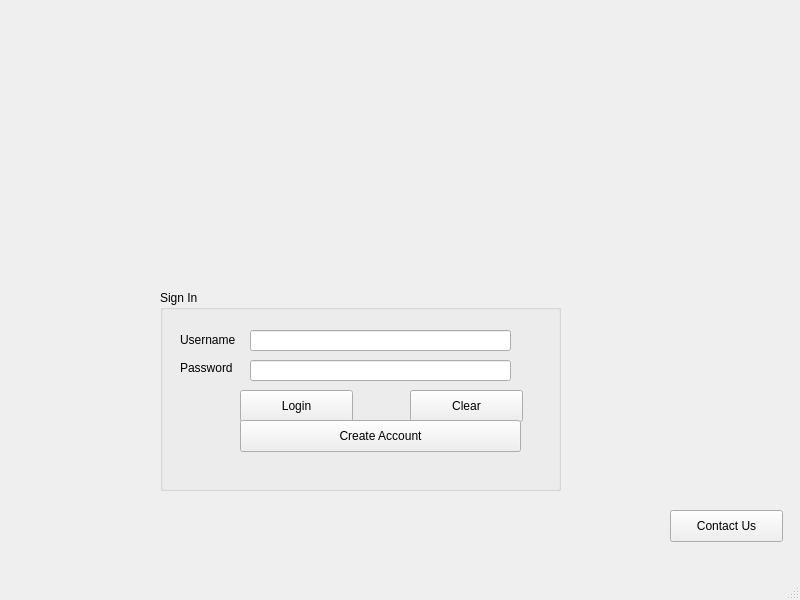
<?xml version="1.0" encoding="UTF-8"?>
<ui version="4.0">
 <class>MainWindow</class>
 <widget class="QMainWindow" name="MainWindow">
  <property name="geometry">
   <rect>
    <x>0</x>
    <y>0</y>
    <width>800</width>
    <height>600</height>
   </rect>
  </property>
  <property name="windowTitle">
   <string>MainWindow</string>
  </property>
  <widget class="QWidget" name="centralwidget">
   <widget class="QPushButton" name="pushLogin">
    <property name="geometry">
     <rect>
      <x>240</x>
      <y>390</y>
      <width>113</width>
      <height>32</height>
     </rect>
    </property>
    <property name="text">
     <string>Login</string>
    </property>
   </widget>
   <widget class="QPushButton" name="pushClear">
    <property name="geometry">
     <rect>
      <x>410</x>
      <y>390</y>
      <width>113</width>
      <height>32</height>
     </rect>
    </property>
    <property name="text">
     <string>Clear</string>
    </property>
   </widget>
   <widget class="QLineEdit" name="linePassword">
    <property name="geometry">
     <rect>
      <x>250</x>
      <y>360</y>
      <width>261</width>
      <height>21</height>
     </rect>
    </property>
    <property name="echoMode">
     <enum>QLineEdit::Password</enum>
    </property>
   </widget>
   <widget class="QLineEdit" name="lineUser">
    <property name="geometry">
     <rect>
      <x>250</x>
      <y>330</y>
      <width>261</width>
      <height>21</height>
     </rect>
    </property>
   </widget>
   <widget class="QLabel" name="label">
    <property name="geometry">
     <rect>
      <x>180</x>
      <y>330</y>
      <width>71</width>
      <height>20</height>
     </rect>
    </property>
    <property name="text">
     <string>Username</string>
    </property>
   </widget>
   <widget class="QLabel" name="label_2">
    <property name="geometry">
     <rect>
      <x>180</x>
      <y>360</y>
      <width>59</width>
      <height>16</height>
     </rect>
    </property>
    <property name="text">
     <string>Password</string>
    </property>
   </widget>
   <widget class="QPushButton" name="pushContact">
    <property name="geometry">
     <rect>
      <x>670</x>
      <y>510</y>
      <width>113</width>
      <height>32</height>
     </rect>
    </property>
    <property name="text">
     <string>Contact Us</string>
    </property>
   </widget>
   <widget class="QPushButton" name="buttonCreate">
    <property name="geometry">
     <rect>
      <x>240</x>
      <y>420</y>
      <width>281</width>
      <height>32</height>
     </rect>
    </property>
    <property name="text">
     <string>Create Account</string>
    </property>
   </widget>
   <widget class="QGroupBox" name="groupBox">
    <property name="geometry">
     <rect>
      <x>160</x>
      <y>290</y>
      <width>401</width>
      <height>201</height>
     </rect>
    </property>
    <property name="title">
     <string>Sign In</string>
    </property>
   </widget>
   <zorder>groupBox</zorder>
   <zorder>pushLogin</zorder>
   <zorder>pushClear</zorder>
   <zorder>linePassword</zorder>
   <zorder>lineUser</zorder>
   <zorder>label</zorder>
   <zorder>label_2</zorder>
   <zorder>pushContact</zorder>
   <zorder>buttonCreate</zorder>
  </widget>
  <widget class="QMenuBar" name="menubar">
   <property name="geometry">
    <rect>
     <x>0</x>
     <y>0</y>
     <width>800</width>
     <height>22</height>
    </rect>
   </property>
  </widget>
  <widget class="QStatusBar" name="statusbar"/>
 </widget>
 <resources/>
 <connections>
  <connection>
   <sender>pushClear</sender>
   <signal>clicked()</signal>
   <receiver>MainWindow</receiver>
   <slot>buttonClickHandler()</slot>
   <hints>
    <hint type="sourcelabel">
     <x>477</x>
     <y>426</y>
    </hint>
    <hint type="destinationlabel">
     <x>550</x>
     <y>428</y>
    </hint>
   </hints>
  </connection>
  <connection>
   <sender>pushContact</sender>
   <signal>clicked()</signal>
   <receiver>MainWindow</receiver>
   <slot>buttonContact()</slot>
   <hints>
    <hint type="sourcelabel">
     <x>744</x>
     <y>545</y>
    </hint>
    <hint type="destinationlabel">
     <x>617</x>
     <y>525</y>
    </hint>
   </hints>
  </connection>
  <connection>
   <sender>pushLogin</sender>
   <signal>clicked()</signal>
   <receiver>MainWindow</receiver>
   <slot>buttonLogin()</slot>
   <hints>
    <hint type="sourcelabel">
     <x>285</x>
     <y>423</y>
    </hint>
    <hint type="destinationlabel">
     <x>122</x>
     <y>434</y>
    </hint>
   </hints>
  </connection>
 </connections>
 <slots>
  <slot>buttonClickHandler()</slot>
  <slot>buttonContact()</slot>
  <slot>buttonLogin()</slot>
 </slots>
</ui>
